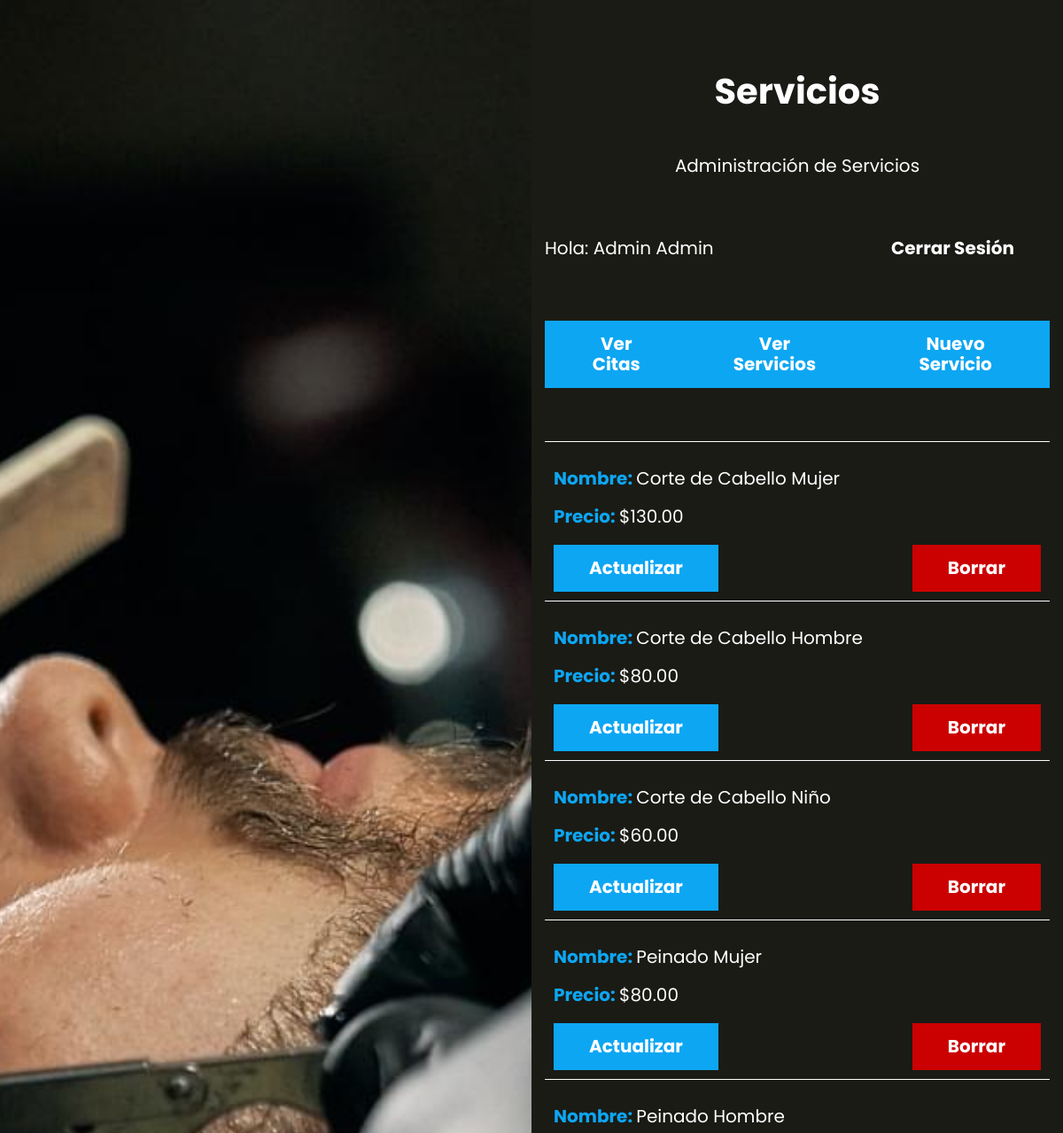
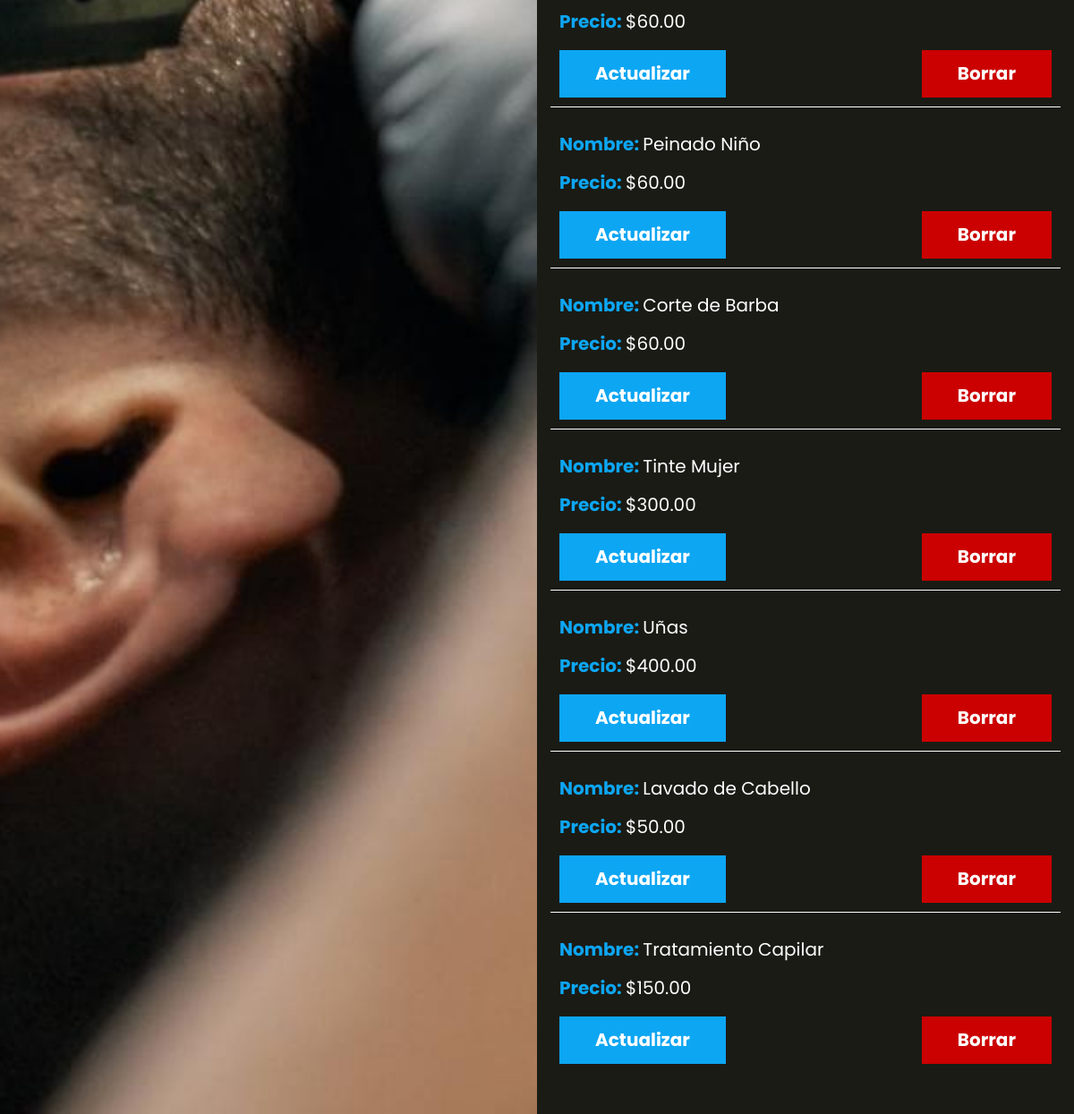
/servicios (signed in), run on the app's committed database (2 pictures, top to bottom).
### tables this page shows
CREATE TABLE `servicios` (
  `id` int NOT NULL AUTO_INCREMENT,
  `nombre` varchar(60) DEFAULT NULL,
  `precio` decimal(5,2) DEFAULT NULL,
  PRIMARY KEY (`id`)
);

### controllers/ServicioController.php (called while the page is built, shortened)
<?php
class ServicioController {
    public static function index(Router $router) {
        $servicios = Servicio::all();
        $router->render('servicios/index', [
            'nombre' => $_SESSION['nombre'],
            'servicios' => $servicios
        ]);
    }
}

### public/index.php (called while the page is built, shortened)
<?php
$router = new Router();
$router->get('/', [LoginController::class, 'login']);
$router->post('/', [LoginController::class, 'login']);
$router->get('/logout', [LoginController::class, 'logout']);
$router->get('/olvide', [LoginController::class, 'olvide']);
$router->post('/olvide', [LoginController::class, 'olvide']);
$router->get('/recuperar', [LoginController::class, 'recuperar']);
$router->post('/recuperar', [LoginController::class, 'recuperar']);
$router->get('/crear-cuenta', [LoginController::class, 'crear']);
$router->post('/crear-cuenta', [LoginController::class, 'crear']);
$router->get('/confirmar-cuenta', [LoginController::class, 'confirmar']);
$router->get('/mensaje', [LoginController::class, 'mensaje']);
$router->get('/cita', [CitaController::class, 'index']);
$router->get('/admin', [AdminController::class, 'index']);
$router->get('/api/servicios', [APIController::class, 'index']);
$router->post('/api/citas', [APIController::class, 'guardar']);
$router->post('/api/eliminar', [APIController::class, 'eliminar']);
$router->get('/servicios', [ServicioController::class, 'index']);
$router->get('/servicios/crear', [ServicioController::class, 'crear']);
$router->post('/servicios/crear', [ServicioController::class, 'crear']);
$router->get('/servicios/actualizar', [ServicioController::class, 'actualizar']);
$router->post('/servicios/actualizar', [ServicioController::class, 'actualizar']);
$router->post('/servicios/eliminar', [ServicioController::class, 'eliminar']);
$router->comprobarRutas();

### models/ActiveRecord.php (called while the page is built, shortened)
<?php
class ActiveRecord {
    protected static $db;
    protected static $tabla = '';
    public static function setDB($database) {
        self::$db = $database;
    }
    public static function consultarSQL($query) {
        $resultado = self::$db->query($query);
        $array = [];
        while($registro = $resultado->fetch_assoc()) {
            $array[] = static::crearObjeto($registro);
        }
        return $array;
    }
    protected static function crearObjeto($registro) {
        $objeto = new static;
        foreach($registro as $key => $value ) {
            if(property_exists( $objeto, $key  )) {
                $objeto->$key = $value;
            }
        }
        return $objeto;
    }
    public static function all() {
        $query = "SELECT * FROM " . static::$tabla;
        $resultado = self::consultarSQL($query);
        return $resultado;
    }
}

### views/servicios/index.php (the view, shortened to what this page needs)
<h1 class="nombre-pagina">Servicios</h1>
<p class="descripcion-pagina">Administración de Servicios</p>
<?php
    include_once __DIR__ . '/../templates/barra.php';
?>
<ul class="servicios">
    <?php foreach($servicios as $servicio) { ?>
        <li>
            <p>Nombre: <Span><?php echo $servicio->nombre; ?></Span> </p>
            <p>Precio: <Span>$<?php echo $servicio->precio; ?></Span> </p>
            <div class="acciones">
                <a href="/servicios/actualizar?id=<?php echo $servicio->id; ?>" class="boton">Actualizar</a>
                <form action="/servicios/eliminar" method="POST">
                    <input type="submit" value="Borrar" class="boton-eliminar">
                </form>
            </div>
        </li>
    <?php }?>
</ul>

### views/templates/barra.php
<div class="barra">
    <p>Hola: <?php echo $nombre ?? ''; ?></p>
    <a class="boton" href="/logout">Cerrar Sesión</a>
</div>
<?php if(isset($_SESSION['admin'])) { ?>
   <div class="barra-servicios">
    <a href="/admin" class="boton">Ver Citas</a>
    <a href="/servicios" class="boton">Ver Servicios</a>
    <a href="/servicios/crear" class="boton">Nuevo Servicio</a>
   </div>
<?php } ?>

### Router.php (shortened to what this page needs)
<?php
class Router
{
    public array $getRoutes = [];
    public array $postRoutes = [];
    public function get($url, $fn)
    {
        $this->getRoutes[$url] = $fn;
    }
    public function post($url, $fn)
    {
        $this->postRoutes[$url] = $fn;
    }
    public function comprobarRutas()
    {
        if (isset($_SERVER['PATH_INFO'])) {
            $currentUrl = $_SERVER['PATH_INFO'] ?? '/';
        } else {
            $currentUrl = strtok($_SERVER['REQUEST_URI'], '?') ?? '/';
        }
        $method = $_SERVER['REQUEST_METHOD'];
        if ($method === 'GET') {
            $fn = $this->getRoutes[$currentUrl] ?? null;
        } else {
            $fn = $this->postRoutes[$currentUrl] ?? null;
        }
        if ( $fn ) {
            call_user_func($fn, $this);
        } else {
            echo "Página No Encontrada o Ruta no válida";
        }
    }
    public function render($view, $datos = [])
    {
        include_once __DIR__ . "/views/$view.php";
        $contenido = ob_get_clean();
        include_once __DIR__ . '/views/layout.php';
    }
}

### views/layout.php (shortened to what this page needs)
<!DOCTYPE html>
<html lang="en">
<head>
    <link rel="stylesheet" href="/build/css/app.css">
</head>
<body>
    <div class="contenedor-app">
        <div class="imagen"></div>
        <div class="app">
            <?php echo $contenido; ?>
        </div>
    </div>
</body>
</html>

### public/build/css/app.css (style rules this page uses)
html { line-height:1.15;-webkit-text-size-adjust:100% }
body { margin:0 }
h1 { font-size:2em;margin:.67em 0 }
a { background-color:transparent }
button,input,optgroup,select,textarea { font-family:inherit;font-size:100%;line-height:1.15;margin:0 }
button,input { overflow:visible }
[type=button],[type=reset],[type=submit],button { -webkit-appearance:button }
html { font-size:62.5%;box-sizing:border-box;height:100% }
body { min-height:100%;display:flex;flex-direction:column;background-color:#1a1b15;color:#fff;font-family:Poppins,sans-serif;font-size:1.6rem }
@media (min-width:768px) { body { height:100% } }
*,:after,:before { box-sizing:inherit }
a { text-decoration:none }
h1,h2,h3 { font-family:Poppins,sans-serif;margin:0 0 2.5rem;font-weight:900;color:#fff;text-align:center }
h1 { font-size:4rem }
p { color:#fff;font-size:2rem }
.nombre-pagina { margin:5rem 0;font-weight:700 }
.descripcion-pagina,.nombre-pagina { text-align:center }
@media (min-width:768px) { .contenedor-app { display:grid;grid-template-columns:repeat(2,1fr);min-height:100vh } }
.contenedor-app .imagen { height:20rem;background-image:url(../img/1.jpg);background-size:cover;background-position:50% }
@media (min-width:768px) { .contenedor-app .imagen { height:auto } }
.contenedor-app .app { width:95%;margin:0 auto;padding:3rem 0 }
@media (min-width:768px) { .contenedor-app .app { overflow:scroll } }
.barra { margin:5rem 0 }
@media (min-width:768px) { .barra { display:flex;justify-content:space-between;align-items:center } }
.barra .boton { background-color:#1a1b15;padding:1.5rem 4rem;color:#fff;font-size:2rem;font-weight:400;display:inline-block;font-weight:700;border:none;transition-property:background-color;transition-duration:.3s;text-align:center;display:block;width:100%;margin:0 }
@media (min-width:768px) { .barra .boton { width:auto } }
.barra-servicios { margin-bottom:5rem }
@media (min-width:768px) { .barra-servicios { display:flex;justify-content:space-between } }
.barra-servicios .boton { margin:0 0 1rem }
.citas,.servicios { list-style:none;padding:0 }
.citas li,.servicios li { padding:1rem;border-top:1px solid #fff }
.citas li p,.servicios li p { font-weight:700;color:#0da6f3 }
.citas li .servicios,.citas li span,.servicios li .servicios,.servicios li span { font-weight:400;color:#fff }
.servicios .acciones,.servicios .boton,.servicios .boton-eliminar { margin:0 }
.boton { background-color:#0da6f3;padding:1.5rem 4rem;color:#fff;font-size:2rem;font-weight:400;display:inline-block;font-weight:700;border:none;transition-property:background-color;transition-duration:.3s;text-align:center;display:block;width:100%;margin:5rem 0 }
@media (min-width:768px) { .boton { width:auto } }
.boton-eliminar { background-color:#cb0000;padding:1.5rem 4rem;color:#fff;font-size:2rem;font-weight:400;display:inline-block;font-weight:700;border:none;transition-property:background-color;transition-duration:.3s;text-align:center;display:block;width:100%;margin:5rem 0 }
@media (min-width:768px) { .boton-eliminar { width:auto } }
.acciones { margin-top:5rem }
@media (min-width:768px) { .acciones { display:flex;justify-content:space-between;align-items:center } }
.acciones a { margin-bottom:2.5rem }
.acciones a,.alerta { color:#fff;display:block;text-align:center }

### data on the page
servicios: nombre "Corte de Cabello Mujer", precio "130.00"
servicios: nombre "Corte de Cabello Hombre", precio "80.00"
servicios: nombre "Corte de Cabello Niño", precio "60.00"
servicios: nombre "Peinado Mujer", precio "80.00"
servicios: nombre "Peinado Hombre", precio "60.00"
servicios: nombre "Peinado Niño", precio "60.00"
servicios: nombre "Corte de Barba", precio "60.00"
servicios: nombre "Tinte Mujer", precio "300.00"
servicios: nombre "Uñas", precio "400.00"
servicios: nombre "Lavado de Cabello", precio "50.00"
servicios: nombre "Tratamiento Capilar", precio "150.00"

### other printed values
$nombre "Admin Admin"
